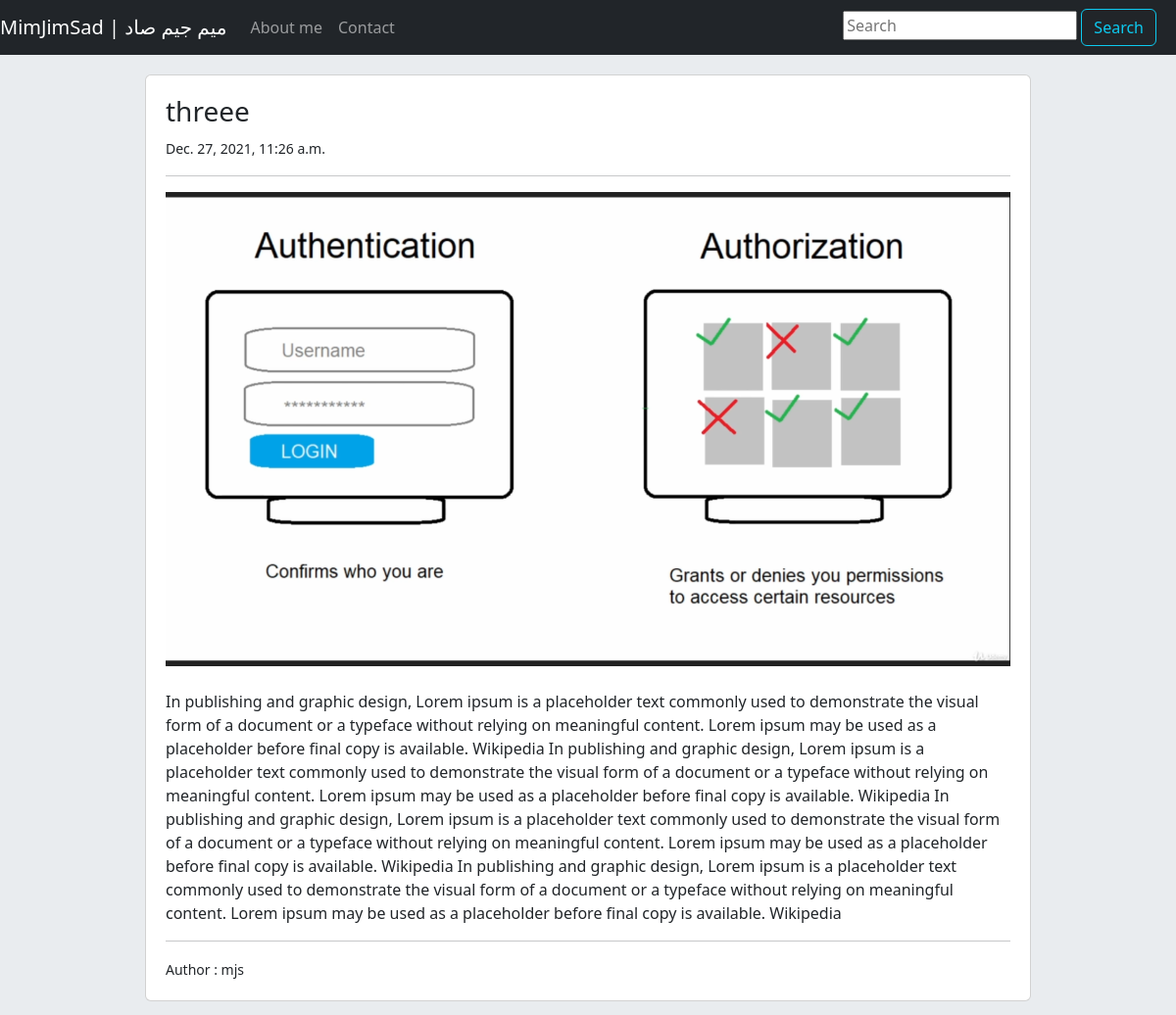
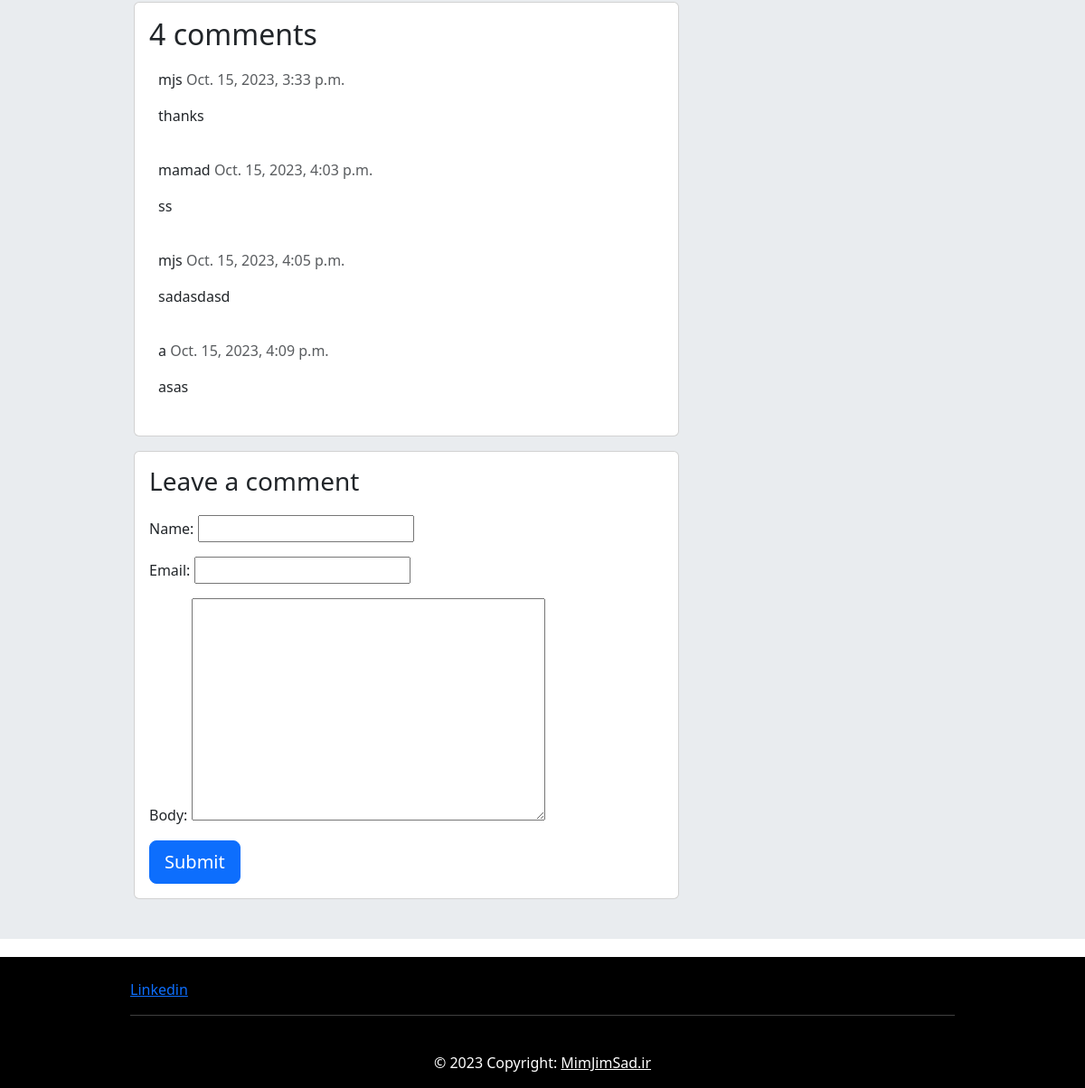
/detail/8/, run on the app's committed database (2 pictures, top to bottom).
### home/models.py (models this page shows, shortened)
class Home(models.Model):
    title = models.CharField(max_length = 100)
    body = models.TextField()
    decriptions = models.TextField(blank=True)
    author = models.CharField(max_length = 200,blank=True)
    img = models.ImageField(upload_to='posts',blank=True)
    created = models.DateTimeField()

class Comment(models.Model):
    post = models.ForeignKey(Home,on_delete=models.CASCADE,related_name='comments')
    name = models.CharField(max_length=80)
    email = models.EmailField()
    body = models.TextField()
    created_on = models.DateTimeField(auto_now_add=True)
    active = models.BooleanField(default=False)
    class Meta:
        ordering = ['created_on']

### home/views.py (the view)
# urls.py: path('detail/<int:todo_id>/',views.detail,name='details'),
def detail(request,todo_id):
    todo = Home.objects.get(id=todo_id)
    comments = todo.comments.filter(active=True)
    new_comment = None
    if request.method == 'POST':
        comment_form = CommentForm(data=request.POST)
        if comment_form.is_valid():
            new_comment = comment_form.save(commit=False)
            new_comment.post = todo
            new_comment.save()
    else:
        comment_form = CommentForm()
    return render(request,'detail.html',{'todo':todo,'comments':comments,'new_comment':new_comment,'comment_form':comment_form})

### home/forms.py
class CommentForm(forms.ModelForm):
    class Meta:
        model = Comment
        fields = ('name', 'email', 'body')

### templates/detail.html (shortened to what this page needs)
{% extends 'base.html' %}
{% load static %}
{% block content %}
<div class="card">
<div style="padding : 20px;">
    <h3>{{ todo.title}}</h3>
    <small>{{ todo.created }}</small><hr/>
    <img style="width: 100%;height: 50%;" src="{{ todo.img.url }}" alt="{{ todo.title }}"><br><br>
    <p>{{ todo.decriptions }}</p><hr/>
    <small>Author : {{ todo.author }}</small>
  </div>
</div>
    <div class="col-md-8 card mb-3  mt-3 ">
        <div class="card-body">
         <h2>{{ comments.count }} comments</h2>
          {% for comment in comments %}
          <div class="comments" style="padding: 10px;">
            <p class="font-weight-bold">
             {{ comment.name }}
              <span class=" text-muted font-weight-normal">
                {{ comment.created_on }}
              </span>
            </p>
            {{ comment.body | linebreaks }}
          </div>
          {% endfor %}
        </div>
     </div>
      <div class="col-md-8 card mb-4  mt-3 ">
        <div class="card-body">
          {% if new_comment %}
          <div class="alert alert-success" role="alert">
            Your comment is awaiting moderation
          </div>
          {% else %}
          <h3>Leave a comment</h3>
          <form method="post" style="margin-top: 1.3em;">
            {{ comment_form.as_p }}
            <button type="submit" class="btn btn-primary  btn-lg">Submit</button>
          </form>
          {% endif %}
        </div>
      </div>
    </div>
{% endblock %}

### data on the page
Home: title "threee", created "Dec. 27, 2021, 11:26 a.m.", img (picture), decriptions "In publishing and graphic design, Lorem ipsum is a placeholder text commonly used to demonstrate the visual form of a document or a typeface without relying on meaningful content. Lorem ipsum may be used as a placeholder before final copy is available. Wikipedia In publishing and graphic design, Lorem ipsum is a placeholder text commonly used to demonstrate the visual form of a document or a typeface without relying on meaningful content. Lorem ipsum may be used as a placeholder before final copy is available. Wikipedia In publishing and graphic design, Lorem ipsum is a placeholder text commonly used to demonstrate the visual form of a document or a typeface without relying on meaningful…", author "mjs"
Comment: name "mjs", created_on "Oct. 15, 2023, 3:33 p.m.", body "thanks"
Comment: name "mamad", created_on "Oct. 15, 2023, 4:03 p.m.", body "ss"
Comment: name "mjs", created_on "Oct. 15, 2023, 4:05 p.m.", body "sadasdasd"
Comment: name "a", created_on "Oct. 15, 2023, 4:09 p.m.", body "asas"

### other printed values
{{ comments.count }} "4"
